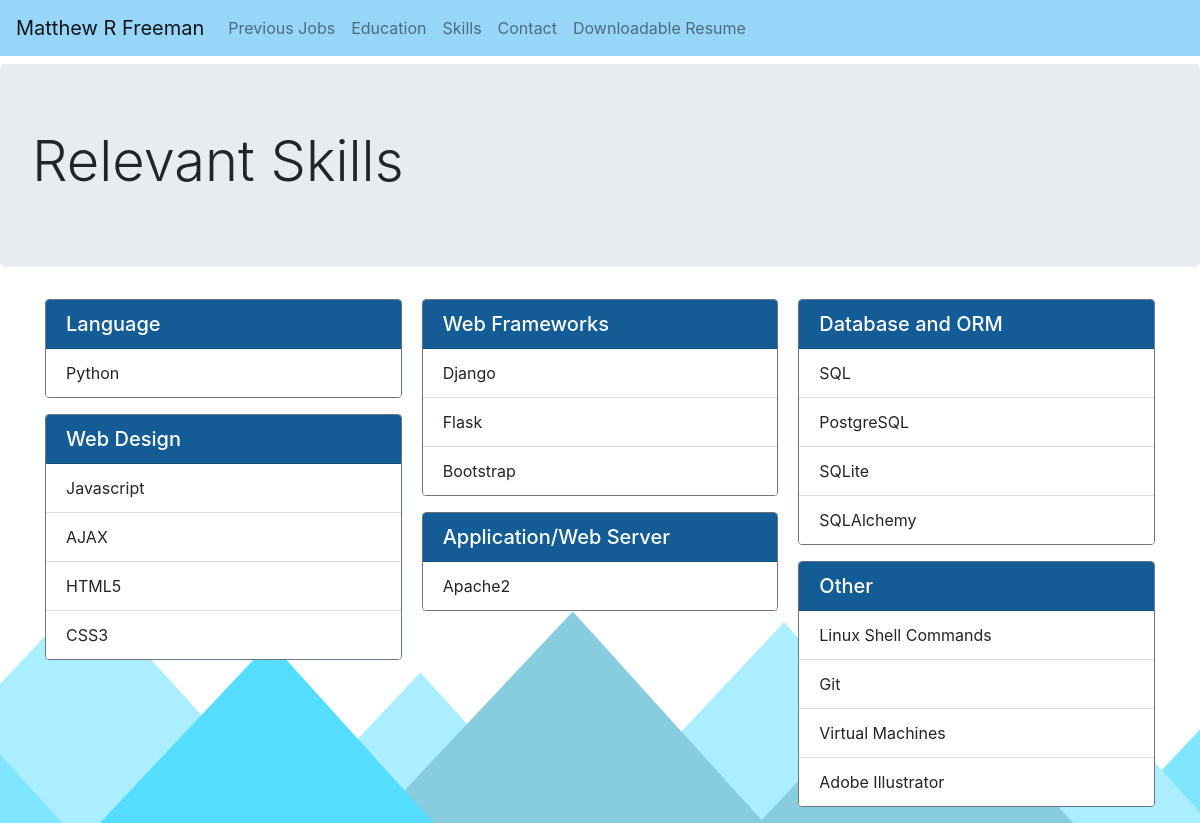
/skills, run on the app's committed database.
### cv/models.py (models this page shows, shortened)
class SkillType(models.Model):
	type_name = models.CharField(max_length=200)
	def getSkills(self):
		return Skill.objects.filter(stype=self)
	skills = property(getSkills)

class Skill(models.Model):
	skill_name = models.CharField(max_length=200)
	stype = models.ForeignKey(SkillType, on_delete=models.PROTECT)

### cv/views.py (the view)
# urls.py: path('skills' , views.skills, name='skills'),
def skills(request):
	skillTypes = SkillType.objects.all()
	context = {'skillTypes': skillTypes}
	return render(request, 'cv/skills.html', context)

### cv/templates/cv/skills.html
{% extends "cv/base.html" %}
{% block header %}
	<div class="jumbotron mt-2">
		<h1 class="display-4">Relevant Skills</h1>
	</div>
{% endblock header %}
{% block content %}
<div class="card-columns">
	{% for type in skillTypes %}
		<div class="card border-secondary mb-3">
			<h5 class="card-header text-white" style="background-color: #135c96;">{{ type.type_name }}</h5>
			<ul class="list-group list-group-flush">
				{% for skill in type.skills %}
					<li class="list-group-item">{{ skill.skill_name }}</li>
				{% empty %}
					<li class="list-group-item">Looks like no Skills have been added for this one yet.</li>
				{% endfor %}
			</ul>
		</div>
	{% empty %}
		<div class="card text-white bg-warning border-secondary mb-3">
			<div class="card-body">
				<h5 class="card-title">Looks like no Skills have been added yet</h5>
			</div>
		</div>
	{% endfor %}
</div>
{% endblock content %}

### data on the page
SkillType: type_name "Language"
Skill: skill_name "Python"
SkillType: type_name "Web Design"
Skill: skill_name "Javascript"
Skill: skill_name "AJAX"
Skill: skill_name "HTML5"
Skill: skill_name "CSS3"
SkillType: type_name "Web Frameworks"
Skill: skill_name "Django"
Skill: skill_name "Flask"
Skill: skill_name "Bootstrap"
SkillType: type_name "Application/Web Server"
Skill: skill_name "Apache2"
SkillType: type_name "Database and ORM"
Skill: skill_name "SQL"
Skill: skill_name "PostgreSQL"
Skill: skill_name "SQLite"
Skill: skill_name "SQLAlchemy"
SkillType: type_name "Other"
Skill: skill_name "Linux Shell Commands"
Skill: skill_name "Git"
Skill: skill_name "Virtual Machines"
Skill: skill_name "Adobe Illustrator"
